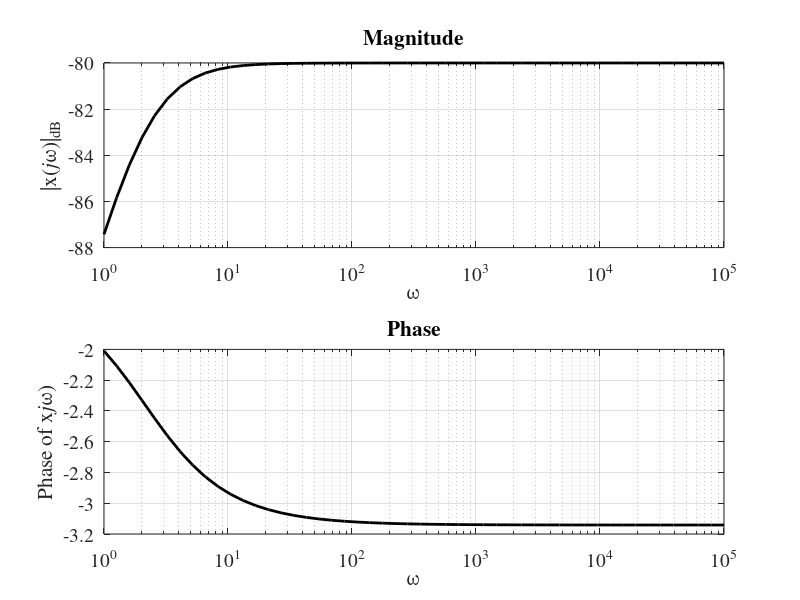

The MATLAB script that drew this image:
clc; clear all close all;

w = logspace(0,5);

c1 = 1e-9; c2 = 10e-6; r2 = 47e3;
x = -(c1*r2*1i.*w)./((c2*r2*1i.*w)+1);

 
subplot(2,1,1) ; p = semilogx(w,20*log10(abs(x)),'k') ;
set(p,'LineWidth',2) ; grid on ;
xlabel('\omega','FontSize',18,'FontName','Times') ;
ylabel('|x({\itj}\omega)|_d_B','FontSize',18,'FontName','Times') ;
title('Magnitude','FontSize',24,'FontName','Times') ;
set(gca,'FontSize',14,'FontName','Times') ;

subplot(2,1,2) ; p = semilogx(w,angle(x),'k') ;
set(p,'LineWidth',2) ; grid on ;
xlabel('\omega','FontSize',18,'FontName','Times') ;
ylabel('Phase of x{\itj}\omega)','FontSize',18,'FontName','Times') ;
title('Phase','FontSize',24,'FontName','Times') ;
set(gca,'FontSize',14,'FontName','Times') ;


